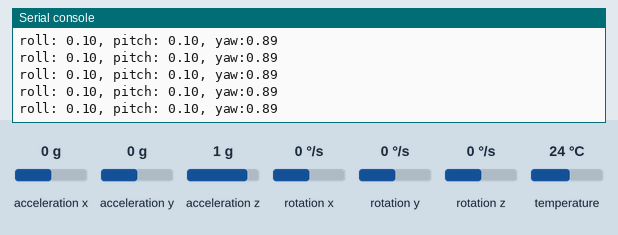
Simulated run of this program. Board: ESP32 board running MicroPython. On the bench: the last lines printed to the serial console. Inputs (shaded band) come from the test bench; at power-on: acceleration x 0 g, acceleration y 0 g, acceleration z 1 g, rotation x 0 °/s, rotation y 0 °/s, rotation z 0 °/s, temperature 24 °C. Library files of the repository ran but are not shown: mpu6050.py.

Above: at 1.2 s.
1.3 s: acceleration x set to -1.4 g
At 1.57 s:
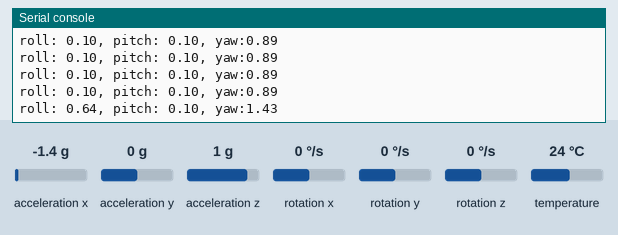
2.8 s: acceleration y set to -1.4 g
At 2.98 s:
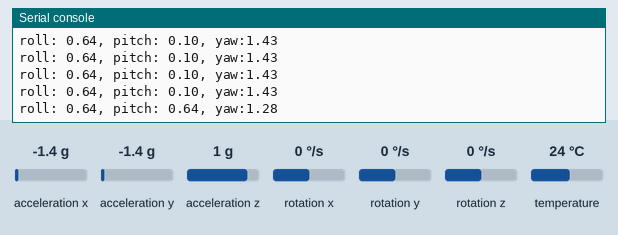
4.3 s: acceleration z set to -1.4 g
At 4.38 s:
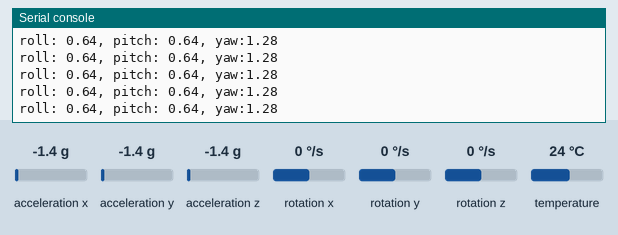
Timing chart, 0 to 7.3 s (numbered marks = the images above; inputs shaded):
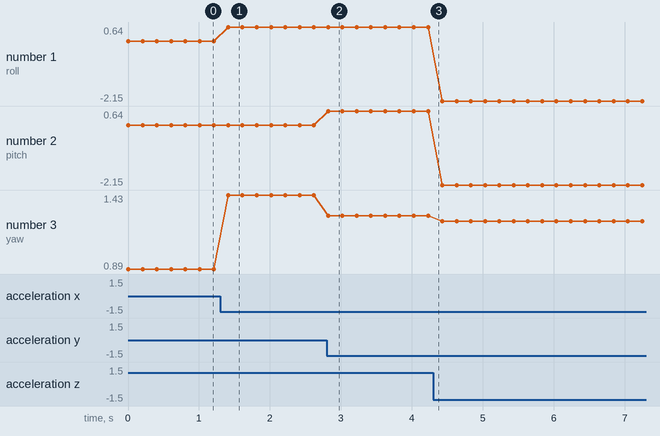

Measured:
- after the input at 1.3 s, the serial console: prints a new line after 0.11 s (image 1)
- after the input at 2.8 s, the serial console: prints a new line at once (image 2)
- plotted number 1: 0.1 → 0.64 after the input at 1.3 s, 0.64 → -2.15 after the input at 4.3 s
- plotted number 2: 0.64 → -2.15 after the input at 4.3 s
- plotted number 3: 0.89 → 1.43 after the input at 1.3 s, 1.43 → 1.28 after the input at 2.8 s, 1.28 → 1.24 after the input at 4.3 s

The program:

demo5_MPU6050_main.py
```python
from machine import Pin, I2C
from time import sleep
import mpu6050
import math

# from ssd1306 import SSD1306_I2C
# import framebuf

# WIDTH = 128
# HEIGHT = 64

buffer = bytearray(b'\x00\x00\x00\x00\x01\xf0\x0f\x00\x06\x860\xb0\x04\x01@\x10\x04\x01\x000\x02\x10\x89 \x02\x05\xd2 \x01\x03\xe0@\x01\x87\xe0\x80\x10~?\x00\x00\x88\x11\x80\x01\x18\x08@\x02><@\x02a\xc3@C\xc1\x81\xe0\x05\x80\x90\x91\x08\x80\x80\x98\x08\x81\xc0\x88\t\x83\xe1\x98)\xe4\x1f\x98\x07\xf8\x0e0\x068\x0c \x02\x18\x080\x02\x88\x08 \x03\x0e0A\x01\x8f\xf8\x80\x00|\x1f\x00\x008\x0c\x00\x00\x0c0\x02\x00\x03\xe0\x00\x00\x00\x80\x00\x01\x00\x00\x04')

# fb = framebuf.FrameBuffer(buffer, 32, 32, framebuf.MONO_HLSB)


# define variable to store imu data.
imu_data = {}

# initializing i2c, using hard I2C 0.
# ------------------------
# |    | I2C(0) | I2C(1) |
# ------------------------
# |scl | 18     | 25     |
# ------------------------
# |sda | 19     | 26     |
# ------------------------
i2c = I2C(1, sda=Pin(26), scl=Pin(25), freq=400000)

# oled_i2c = I2C(0, sda=Pin(19), scl=Pin(18), freq=400000)


devices = i2c.scan()
if len(devices) == 0:
    print("No i2c device detected, please check the wiring cable !")
else:
    print('i2c devices found: {}'.format(len(devices)))

for device in devices:
    print("At address: {}".format(hex(device)))


# create imu object
imu = mpu6050.accel(i2c)
# oled = SSD1306_I2C(WIDTH, HEIGHT, oled_i2c)

# initializing 3 axis value.
accx = 0
accy = 0
accz = 0

gyx = 0
gyy = 0
gyz = 0

yaw_angle = 0.0
pitch_angle = 0.0
roll_angle = 0.0


while True:
    # data format
    # {'GyZ': -89, 'GyY': -53, 'GyX': -1014,
    # 'Tmp': 30.6947, 'AcZ': 10696, 'AcY': 9952, 'AcX': -5720}
    imu_data = imu.get_values()
    accx = (imu_data['AcX']) / 16384.0
    accy = (imu_data['AcY']) / 16384.0
    accz = (imu_data['AcZ']) / 16384.0

    gyx = (imu_data['GyX']) / 131.0
    gyy = (imu_data['GyY']) / 131.0
    gyz = (imu_data['GyZ']) / 131.0

    roll_angle = math.atan2(accz,accx)*180/math.pi /100.0 - 0.80
    pitch_angle = math.atan2(accz,accy)*180/math.pi /100.0 - 0.80
    yaw_angle = math.atan2(math.sqrt(accy*accy+accz*accz), accx)*180/math.pi /100.0 - 0.01

    print('roll: {:.2f}, pitch: {:.2f}, yaw:{:.2f}'.format(roll_angle,
        pitch_angle,
        yaw_angle))
    sleep(0.2)
   # oled.fill(0)
#    x = int(64+64*pitch_angle)
#    y = int(32+32*roll_angle)
#    if x >= 128:
#        x = 128
#    elif x <=0:
#        x = 0
#
#    if y >= 64:
#        y = 64
#    elif y <=0:
#        y = 0
#
#    oled.blit(fb, x, y)
#    oled.show()
#    sleep(0.01)
#    oled.fill(0)
```
